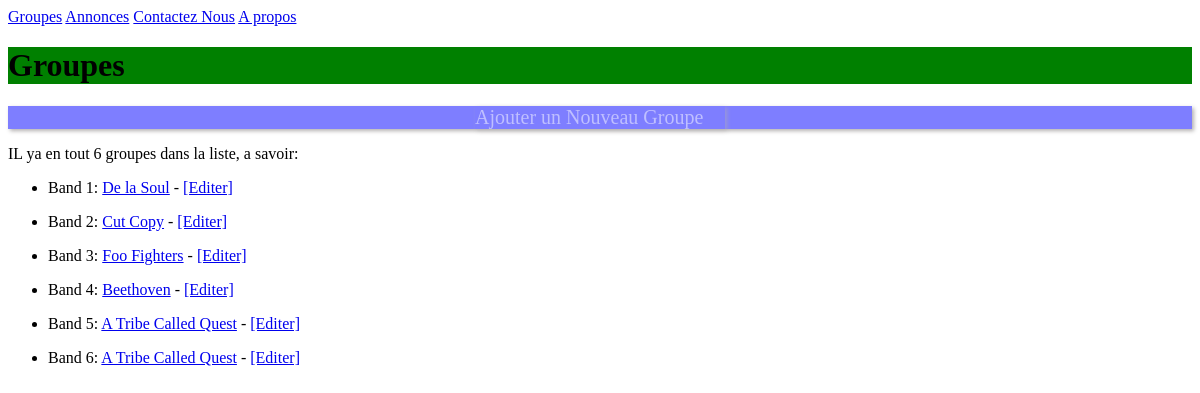
Screenshot of /bands/ with the database file from the repository.
### listings/models.py (models this page shows, shortened)
class Band(models.Model):
    class Genre(models.TextChoices):
        HIP_HOP = 'HH'
        SYNTH_POP = 'SP'
        ALTERNATIVE_ROCK = 'AR'
    name = models.CharField(max_length=100)
    genre = models.CharField(choices=Genre.choices, max_length=5)
    biography = models.CharField(max_length=1000)
    year_formed = models.IntegerField(
        validators=[MinValueValidator(1900), MaxValueValidator(2100)]
    )
    active = models.BooleanField(default=True)
    official_homepage = models.URLField(null=True, blank=True)

### listings/views.py (the view)
# urls.py: path('bands/', views.band_list, name='band_list'),
def band_list(request):
    bands = Band.objects.all()
    return render(request, 'listings/band_list.html', {'bands': bands})

### listings/templates/listings/band_list.html
{% extends 'listings/base.html' %}
{% block content %}
    <h1> Groupes </h1>
    <nav class="add">
        <div class="add">
            <a href="{% url 'band_create' %}">Ajouter un Nouveau Groupe</a>
        </div>
    </nav>
    <p>IL ya en tout {{ bands|length }} groupes dans la liste, a savoir: </p>
    {% for band in bands %}
    	<ul>
            <li>Band {{ forloop.counter }}:
                <a href="{% url 'band_detail' band.id %}">{{ band.name}}</a>
                - <a href="{% url 'band_update' band.id %}">[Editer]</a>
            </li>
        </ul>
    {% endfor %}
{% endblock %}

### listings/static/listings/listings.css (style rules this page uses)
h1, h2 { background-color: green; }
nav.add { width: 100%; display: flex; color: white; }
.add { width: 250px; font-size: 20px; background-color: blue; opacity: 0.5; box-shadow: 2px 2px 4px #686262; justify-content: center; }
.add a { text-decoration: none; color: white; }

### rows the page displays
Band: name "De la Soul"
Band: name "Cut Copy"
Band: name "Foo Fighters"
Band: name "Beethoven"
Band: name "A Tribe Called Quest"
Band: name "A Tribe Called Quest"

### other values shown
{{ bands|length }} "6"
